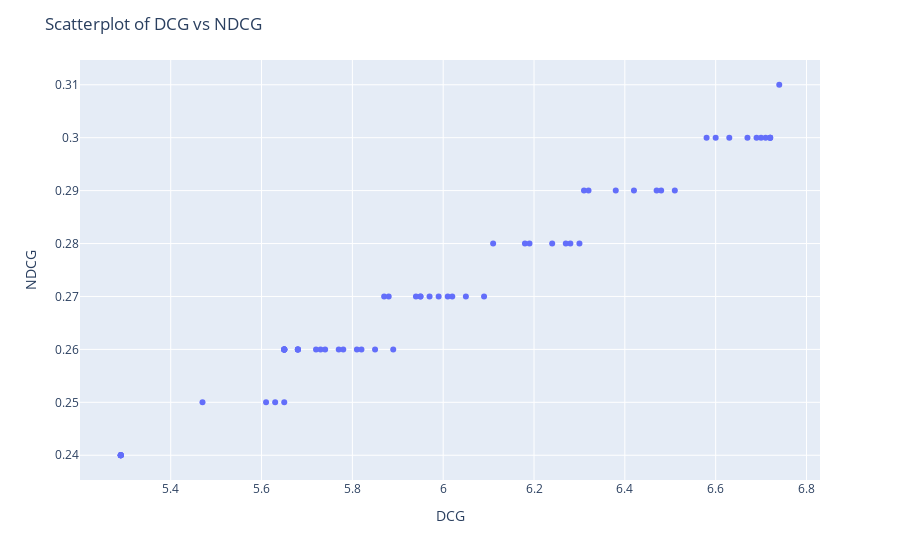

This figure's notebook cell:
### Code cell
pio.renderers.default = 'plotly_mimetype'
fig = px.scatter(df_metrics_per_pipeline, 
                 x='dcg', y='ndcg', 
                 hover_data={'pipeline': True},  # Show query on hover
                 labels={'dcg': 'DCG', 'ndcg': 'NDCG'})

# Customize the layout
fig.update_layout(title="Scatterplot of DCG vs NDCG",
                  xaxis_title="DCG",
                  yaxis_title="NDCG",
                  hovermode="closest")

# Show the plot
fig.show()

### Figure 1 — Plotly figure (JSON) as saved in the notebook; plotly's stock layout.template omitted (floating-point values rounded to 4 significant figures)
{"data": [{"customdata": [["l2arithmetic_mean0.0"], ["l2arithmetic_mean0.1"], ["l2arithmetic_mean0.2"], ["l2arithmetic_mean0.3"], ["l2arithmetic_mean0.4"], ["l2arithmetic_mean0.5"], ["l2arithmetic_mean0.6"], ["l2arithmetic_mean0.7"], ["l2arithmetic_mean0.8"], ["l2arithmetic_mean0.9"], ["l2arithmetic_mean1.0"], ["l2geometric_mean0.0"], ["l2geometric_mean0.1"], ["l2geometric_mean0.2"], ["l2geometric_mean0.3"], ["l2geometric_mean0.4"], ["l2geometric_mean0.5"], ["l2geometric_mean0.6"], ["l2geometric_mean0.7"], ["l2geometric_mean0.8"], ["l2geometric_mean0.9"], ["l2geometric_mean1.0"], ["l2harmonic_mean0.0"], ["l2harmonic_mean0.1"], ["l2harmonic_mean0.2"], ["l2harmonic_mean0.3"], ["l2harmonic_mean0.4"], ["l2harmonic_mean0.5"], ["l2harmonic_mean0.6"], ["l2harmonic_mean0.7"], ["l2harmonic_mean0.8"], ["l2harmonic_mean0.9"], ["l2harmonic_mean1.0"], ["min_maxarithmetic_mean0.0"], ["min_maxarithmetic_mean0.1"], ["min_maxarithmetic_mean0.2"], ["min_maxarithmetic_mean0.3"], ["min_maxarithmetic_mean0.4"], ["min_maxarithmetic_mean0.5"], ["min_maxarithmetic_mean0.6"], ["min_maxarithmetic_mean0.7"], ["min_maxarithmetic_mean0.8"], ["min_maxarithmetic_mean0.9"], ["min_maxarithmetic_mean1.0"], ["min_maxgeometric_mean0.0"], ["min_maxgeometric_mean0.1"], ["min_maxgeometric_mean0.2"], ["min_maxgeometric_mean0.3"], ["min_maxgeometric_mean0.4"], ["min_maxgeometric_mean0.5"], ["min_maxgeometric_mean0.6"], ["min_maxgeometric_mean0.7"], ["min_maxgeometric_mean0.8"], ["min_maxgeometric_mean0.9"], ["min_maxgeometric_mean1.0"], ["min_maxharmonic_mean0.0"], ["min_maxharmonic_mean0.1"], ["min_maxharmonic_mean0.2"], ["min_maxharmonic_mean0.3"], ["min_maxharmonic_mean0.4"], ["min_maxharmonic_mean0.5"], ["min_maxharmonic_mean0.6"], ["min_maxharmonic_mean0.7"], ["min_maxharmonic_mean0.8"], ["min_maxharmonic_mean0.9"], ["min_maxharmonic_mean1.0"]], "hovertemplate": "DCG=%{x}<br>NDCG=%{y}<br>pipeline=%{customdata[0]}<extra></extra>", "legendgroup": "", "marker": {"color": "#636efa", "symbol": "circle"}, "mode": "markers", "name": "", "orientation": "v", "showlegend": false, "type": "scatter", "x": [5.29, 6.31, 6.38, 6.72, 6.74, 6.72, 6.71, 6.7, 6.67, 6.6, 5.65, 5.29, 5.85, 5.97, 6.05, 6.11, 6.18, 6.24, 6.3, 6.42, 6.48, 5.65, 5.29, 5.77, 5.89, 5.95, 6.01, 6.09, 6.19, 6.28, 6.32, 6.47, 5.65, 5.29, 5.47, 5.68, 5.95, 6.27, 6.51, 6.72, 6.69, 6.63, 6.58, 5.65, 5.29, 5.68, 5.65, 5.68, 5.73, 5.78, 5.82, 5.87, 5.94, 6.02, 5.65, 5.29, 5.61, 5.63, 5.65, 5.68, 5.72, 5.74, 5.81, 5.88, 5.99, 5.65], "xaxis": "x", "y": [0.24, 0.29, 0.29, 0.3, 0.31, 0.3, 0.3, 0.3, 0.3, 0.3, 0.26, 0.24, 0.26, 0.27, 0.27, 0.28, 0.28, 0.28, 0.28, 0.29, 0.29, 0.26, 0.24, 0.26, 0.26, 0.27, 0.27, 0.27, 0.28, 0.28, 0.29, 0.29, 0.26, 0.24, 0.25, 0.26, 0.27, 0.28, 0.29, 0.3, 0.3, 0.3, 0.3, 0.26, 0.24, 0.26, 0.26, 0.26, 0.26, 0.26, 0.26, 0.27, 0.27, 0.27, 0.26, 0.24, 0.25, 0.25, 0.25, 0.26, 0.26, 0.26, 0.26, 0.27, 0.27, 0.26], "yaxis": "y"}], "layout": {"autosize": true, "hovermode": "closest", "legend": {"tracegroupgap": 0}, "margin": {"t": 60}, "title": {"text": "Scatterplot of DCG vs NDCG"}, "xaxis": {"anchor": "y", "autorange": true, "domain": [0, 1], "range": [5.197, 6.833], "title": {"text": "DCG"}, "type": "linear"}, "yaxis": {"anchor": "x", "autorange": true, "domain": [0, 1], "range": [0.2346, 0.3154], "title": {"text": "NDCG"}, "type": "linear"}}}
